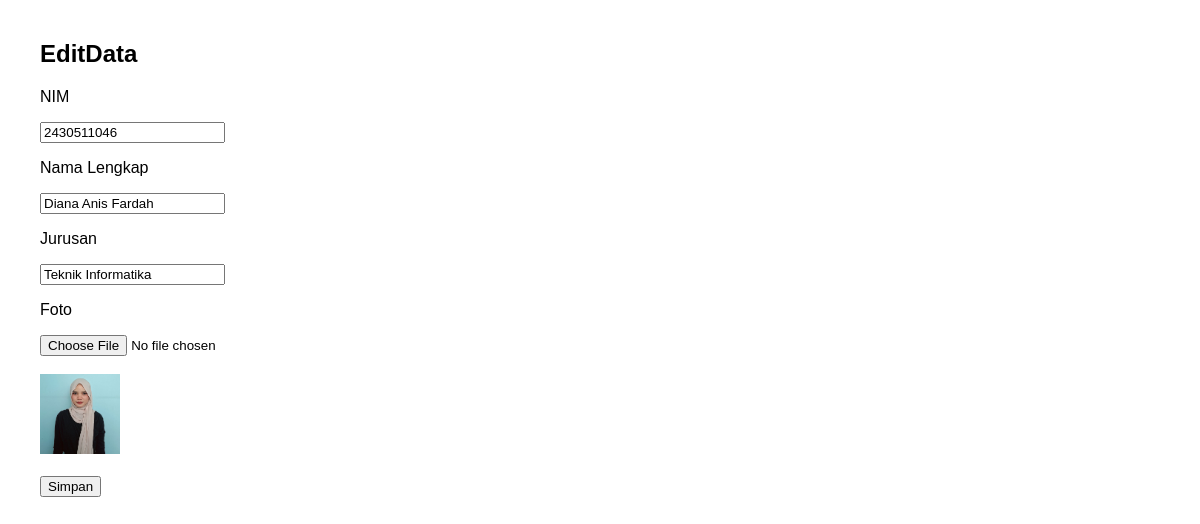
/form.php?id=2, run on the app's committed database.
### tables this page shows
CREATE TABLE `mahasiswa` (
  `id` int NOT NULL,
  `nim` varchar(20) NOT NULL,
  `nama_lengkap` varchar(100) NOT NULL,
  `jurusan` varchar(100) NOT NULL,
  `foto` varchar(255) NOT NULL
);

### form.php (the view, shortened to what this page needs)
<?php
include 'koneksi.php';
$nim = "";
$nama = "";
$jurusan = "";
$foto = "";
if(isset($_GET['id'])){
    $id = $_GET['id'];
    $query = mysqli_query($conn,
        "SELECT * FROM mahasiswa WHERE id='$id'");
    $row = mysqli_fetch_assoc($query);
    $nim = $row['nim'];
    $nama = $row['nama_lengkap'];
    $jurusan = $row['jurusan'];
    $foto = $row['foto'];
}
?>
<!DOCTYPE html>
<html>
<head>
    <link rel="stylesheet" href="style.css">
</head>
<body>
<h2>
<?= isset($_GET['id']) ? 'Edit' : 'Tambah'; ?>
Data
</h2>
<form action="simpan.php" method="POST"
      enctype="multipart/form-data"
      onsubmit="return validasiForm()">
    <p>NIM</p>
    <input type="text" name="nim" id="nim"
           value="<?= $nim; ?>">
    <p>Nama Lengkap</p>
    <input type="text" name="nama"
           id="nama"
           value="<?= $nama; ?>">
    <p>Jurusan</p>
    <input type="text" name="jurusan"
           id="jurusan"
           value="<?= $jurusan; ?>">
    <p>Foto</p>
    <input type="file" name="foto" id="foto">
    <br><br>
    <?php if($foto != "") : ?>
        <img src="uploads/<?= $foto; ?>">
    <?php endif; ?>
    <br><br>
    <button type="submit">Simpan</button>
</form>
</body>
</html>

### style.css (style rules this page uses)
body { font-family: Arial; margin: 40px; }
img { width: 80px; height: 80px; object-fit: cover; }

### data on the page
mahasiswa: nim "2430511046", nama "Diana Anis Fardah", jurusan "Teknik Informatika", foto (picture)
